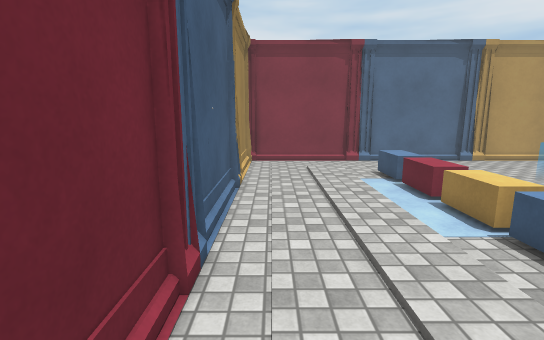
View 1 (above)

16 first-person views from a walk through a 3-D level made in the Unity game engine. The camera is 1.5 m above the floor, tilts 10° down and sees 85° across. The floor is counted in squares, 0.5 m on a side. Each view is taken from the middle of a square. On the plan, view 1 faces up. The plan holds only what a view shows up to about 20 squares ahead; the rest is blank. The place goes on beyond the plan. The player character is not drawn. Surface patterns are stand-ins for the level's own textures.

View 2
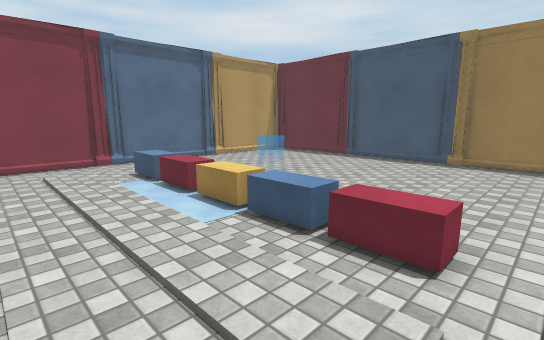

View 3
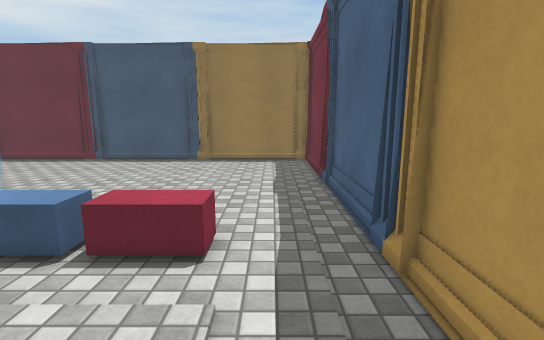

View 4
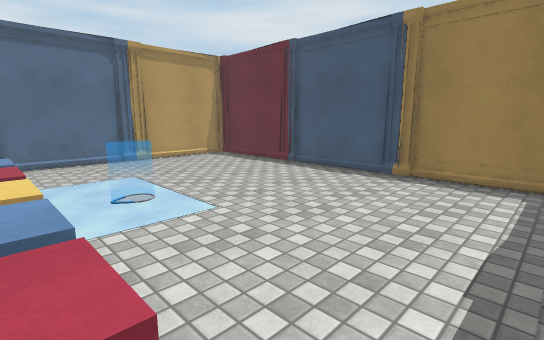

View 5
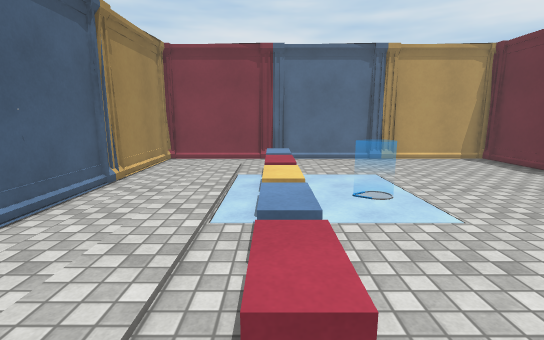

View 6
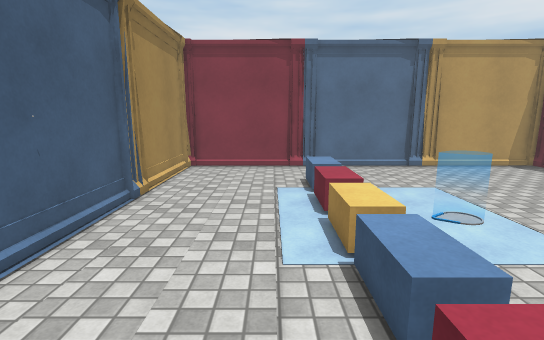

View 7
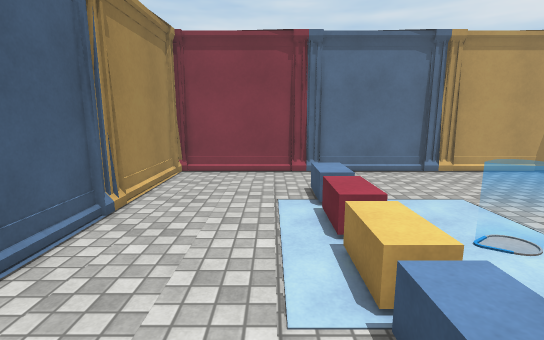

View 8
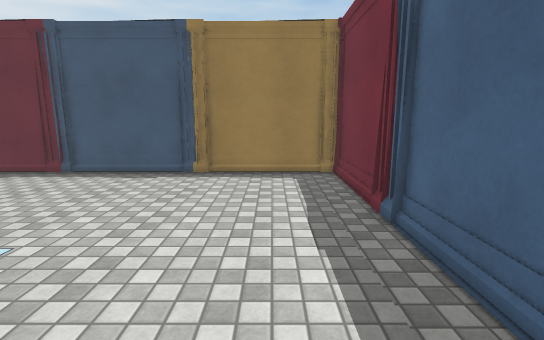

View 9
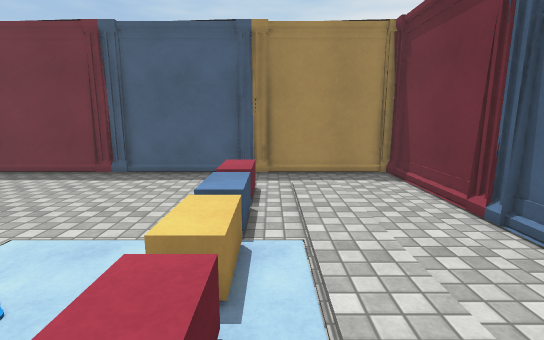

View 10
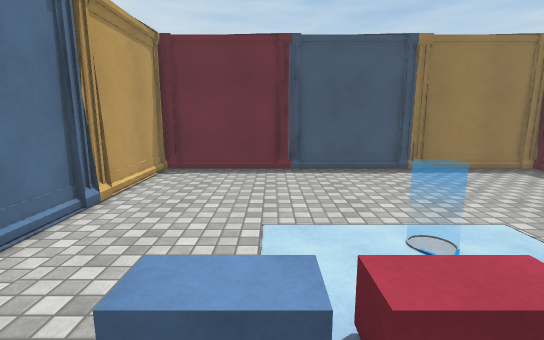

View 11
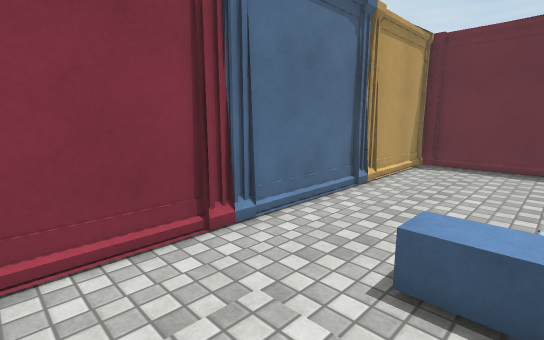

View 12
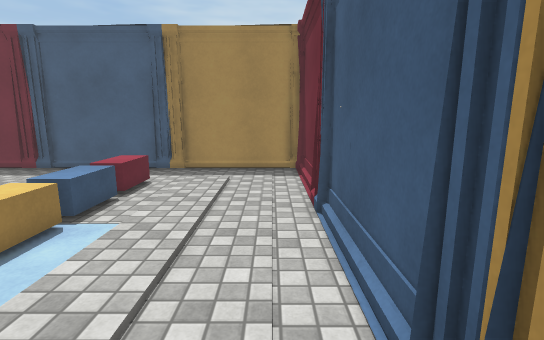

View 13
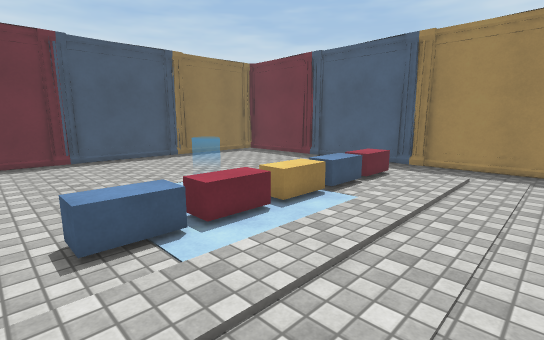

View 14
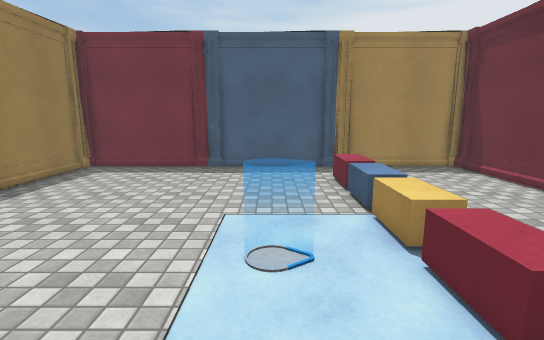

View 15
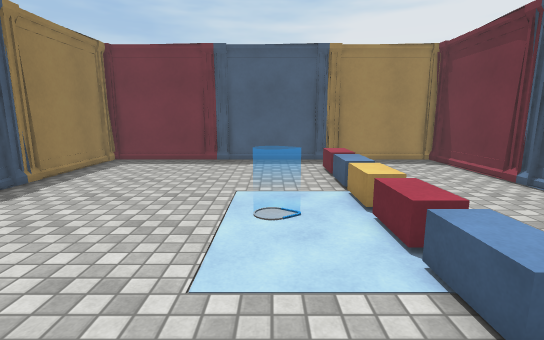

View 16
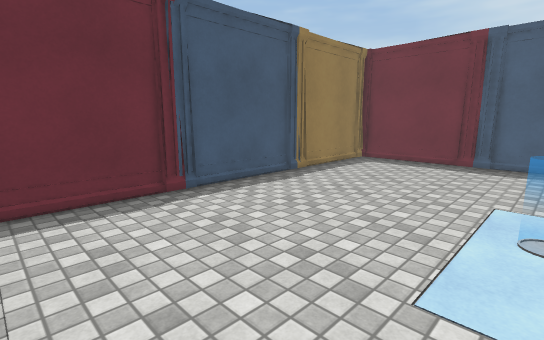

### Floor plan
Points are (right, up) in squares from view 1. A wall is a line through its corners. A room is listed if a view was taken in it or the views show most of it. See-through windows are left out.
Room 1 (views 1, 2, 3, 4, 5, 6, 7, 8, 9, 10, 11, 12, 13, 14, 15, 16)
walls: (-1.6, 6) (-1.6, 4.6); (13.1, -2.6) (14.9, -2.6); (21.6, 12.3) (21.6, 13.7); (6.9, 20.7) (5.2, 20.7); (-1.8, 12.3) (-1.8, 6); (13.1, 20.9) (6.8, 20.9); (6.6, 20.9) (5.5, 20.9); (21.8, 5.2) (21.8, 12.9); (21.6, 4.6) (21.6, 6); (-1.6, 13.8) (-1.6, 12.3); (5.2, -2.6) (6.9, -2.6); (-1.8, 4.6) (-1.8, -1.7); (21.8, 13.7) (21.8, 19.9); (15, 20.7) (13.1, 20.7); (5.2, 20.9) (-1.1, 20.9); (-1.6, -1.7) (-1.6, -2.6) (-1.1, -2.6); (21.6, 19.9) (21.6, 20.6); (21.8, -1.7) (21.8, 5.1); (21.1, -2.6) (21.6, -2.6) (21.6, -1.7); (-1.1, 20.7) (-1.6, 20.7); (-1.8, 20) (-1.8, 14.1); (-1.1, -2.8) (21.1, -2.8); (21.8, 20.2) (21.8, 20.9); (21.1, 20.9) (14.8, 20.9); (21.8, -2.6) (21.8, -2)
low walls: (-1.4, 6) (-1.4, 5.4); (21.4, 12.3) (21.4, 13.4); (21.4, 4.6) (21.4, 6)
objects: other object (6, 1) to (7, 3); other object (6, 4) to (7, 6); other object (6, 7) to (7, 9); other object (6, 10) to (7, 12); other object (6, 13) to (7, 16); other object (9, 9) to (11, 11)

Positions as (right, up) in squares from view 1, and headings:
1: (0, 0), facing up
2: (0, 0), facing up-right
3: (0, 0), facing right
4: (6, -1), facing up-right
5: (6, -1), facing up
6: (4, 1), facing up
7: (4, 3), facing up
8: (5, 1), facing right
9: (5, 14), facing down
10: (3, 14), facing right
11: (1, 14), facing up-right
12: (0, 15), facing down
13: (-1, 17), facing down-right
14: (10, 16), facing down
15: (10, 19), facing down
16: (10, 19), facing down-right
